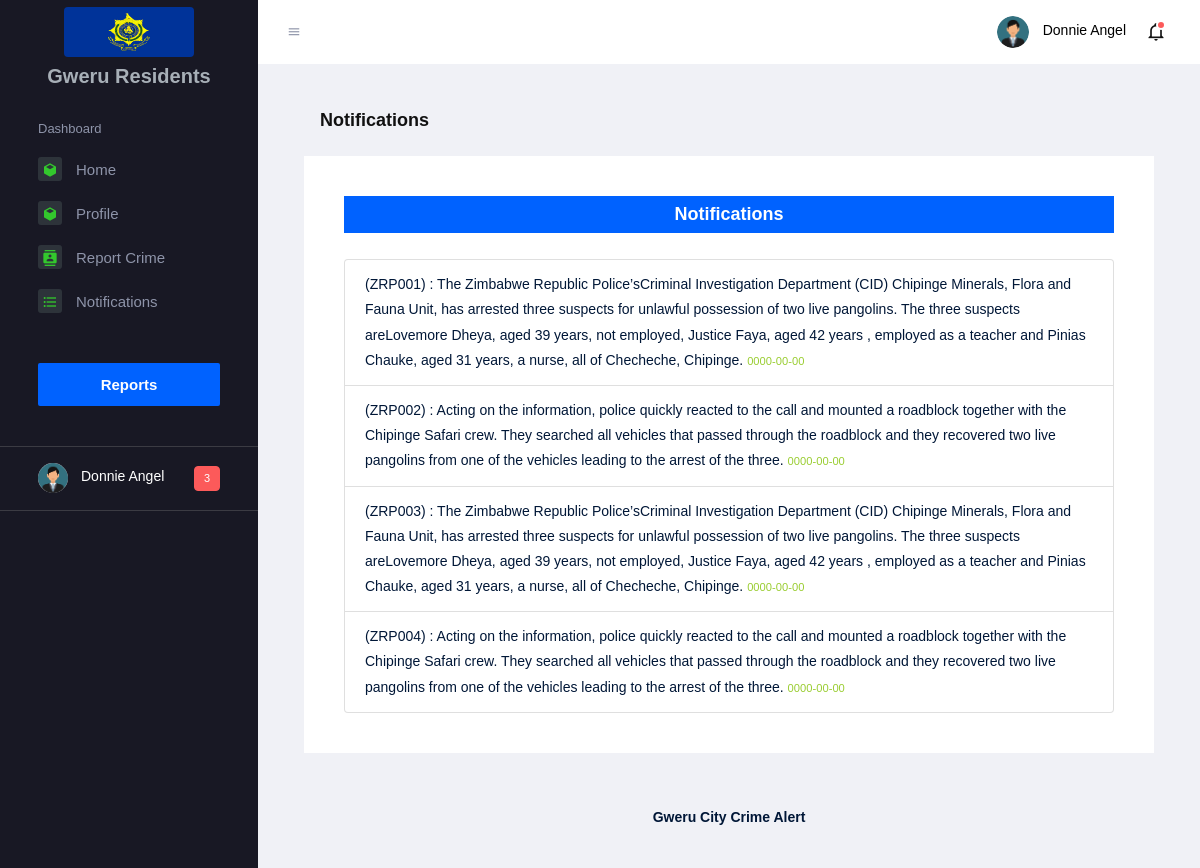
Screenshot of /residents/notifications.php (signed in) with the database file from the repository.
### tables this page shows
CREATE TABLE `residents` (
  `res_id` int(11) NOT NULL,
  `names` varchar(255) NOT NULL,
  `email` varchar(255) NOT NULL,
  `gender` varchar(255) NOT NULL,
  `address` varchar(255) NOT NULL,
  `location` varchar(255) NOT NULL,
  `password` varchar(255) NOT NULL,
  `date` date NOT NULL
);

CREATE TABLE `notices` (
  `noti_id` int(11) NOT NULL,
  `notice` text NOT NULL,
  `date` date NOT NULL DEFAULT current_timestamp()
);

### residents/notifications.php (the view, shortened to what this page needs)
<?php include ("../includes/header.php");
include ("nav.php");
?>
<div class="container-fluid page-body-wrapper">
    <?php include "sidebar.php"?>
    <div class="main-panel">
        <div class="content-wrapper">
            <div class="page-header">
                <h3 class="page-title"> Notifications </h3>
            </div>
            <div class="row">
                <div class="col-lg-12 grid-margin stretch-card">
                    <div class="card">
                        <div class="card-body">
                            <h4 class="card-title bg-primary text-white text-center p-2">Notifications</h4>
                            <ol class="list-group text text-dark list-group-numbered">
                                <?php
                                $sql = "SELECT * FROM notices";
                                $result = $conn->query($sql);
                                if ($result->num_rows > 0) {
                                    while($row = $result->fetch_assoc()) {
                                        $noti_id = $row["noti_id"];
                                        $notice = $row["notice"];
                                        $date = $row["date"];
                                        echo "<li class='list-group-item'>(ZRP00$noti_id) : $notice
                                                <small style='color: yellowgreen'>$date</small></li>";
                                    }
                                }
                                ?>
                            </ol>
                        </div>
                    </div>
                </div>
            </div>
        </div>
        <footer class="footer">
            <div class="footer-inner-wraper">
                <p class="text-center text-dark font-weight-bold">Gweru City Crime Alert</p>
            </div>
        </footer>
    </div>
</div>
</div>
</body>
</html>

### includes/header.php (shortened to what this page needs)
<!DOCTYPE html>
<html lang="en">
<head>
    <link rel="stylesheet" href="https://cdnjs.cloudflare.com/ajax/libs/MaterialDesign-Webfont/6.9.96/css/materialdesignicons.min.css" />
    <link rel="stylesheet" href="https://maxcdn.bootstrapcdn.com/font-awesome/4.4.0/css/font-awesome.min.css">
    <link rel="stylesheet" href="../assets/css/style.css">
</head>
<body>

### residents/nav.php (shortened to what this page needs)
<?php
$sql = "SELECT * FROM residents WHERE res_id = '{$_SESSION['res_id']}'";
$result = $conn->query($sql);
if ($result->num_rows > 0) {
    $row = $result->fetch_assoc();
    $names = $row["names"];
}
?>
<div class="container-scroller">
    <nav class="navbar default-layout-navbar col-lg-12 col-12 p-0 fixed-top d-flex flex-row">
        <div class="text-center navbar-brand-wrapper d-flex align-items-center justify-content-center">
            <img src="../img/zrp.jpg" width="130" height="50" class="rounded" alt="">
        </div>
        <div class="navbar-menu-wrapper d-flex align-items-stretch">
            <button class="navbar-toggler navbar-toggler align-self-center" type="button" data-toggle="minimize">
                <span class="mdi mdi-menu"></span>
            </button>
            <ul class="navbar-nav navbar-nav-right">
                <li class="nav-item nav-profile ">
                    <a class="nav-link" id="profileDropdown" href="#" data-toggle="dropdown" aria-expanded="false">
                        <div class="nav-profile-img">
                            <img src='../img/user.png' width="30" height="30" class="rounded-circle" alt='image'>
                        </div>
                        <div class="nav-profile-text">
                            <p class="mb-1 text-black"><?php echo $names; ?></p>
                        </div>
                    </a>
                </li>
                <li class="nav-item dropdown">
                    <a class="nav-link count-indicator dropdown-toggle" id="notificationDropdown" href="#" data-toggle="dropdown">
                        <i class="mdi mdi-bell-outline"></i>
                        <span class="count-symbol bg-danger"></span>
                    </a>
                </li>
            </ul>
        </div>
    </nav>

### residents/sidebar.php (shortened to what this page needs)
<nav class="sidebar sidebar-offcanvas" id="sidebar">
    <h3 class="text-center">Gweru Residents</h3>
    <ul class="nav">
        <li class="nav-item nav-category">Dashboard</li>
        <li class="nav-item">
            <a class="nav-link" href="index.php">
                <span class="icon-bg"><i class="mdi mdi-cube menu-icon"></i></span>
                <span class="menu-title">Home</span>
            </a>
        </li>
        <li class="nav-item">
            <a class="nav-link" href="profile.php">
                <span class="icon-bg"><i class="mdi mdi-cube menu-icon"></i></span>
                <span class="menu-title">Profile</span>
            </a>
        </li>
        <li class="nav-item">
            <a class="nav-link" href="crime_report.php">
                <span class="icon-bg"><i class="mdi mdi-contacts menu-icon"></i></span>
                <span class="menu-title">Report Crime</span>
            </a>
        </li>
        <li class="nav-item">
            <a class="nav-link" href="notifications.php">
                <span class="icon-bg"><i class="mdi mdi-format-list-bulleted menu-icon"></i></span>
                <span class="menu-title">Notifications</span>
            </a>
        </li>
        <li class="nav-item documentation-link">
            <a class="nav-link" href="report.php" >
                <span class="menu-title">Reports</span>
            </a>
        </li>
        <li class="nav-item sidebar-user-actions">
            <div class="user-details">
                <div class="d-flex justify-content-between align-items-center">
                    <div>
                        <div class="d-flex align-items-center">
                            <div class="sidebar-profile-img">
                                 <img src='../img/user.png' width="30" height="30" class="rounded-circle" alt='image'>
                            </div>
                            <div class="sidebar-profile-text">
                                <p class="mb-1"><?php echo $names; ?></p>
                            </div>
                        </div>
                    </div>
                    <div class="badge badge-danger">3</div>
                </div>
            </div>
        </li>
    </ul>
</nav>

### rows the page displays
residents: names "Donnie Angel"
notices: noti_id "1", notice "The Zimbabwe Republic Police’sCriminal Investigation Department (CID) Chipinge Minerals, Flora and Fauna Unit, has arrested three suspects for unlawful possession of two live pangolins. The three suspects areLovemore Dheya, aged 39 years, not employed, Justice Faya, aged 42 years , employed as a teacher and Pinias Chauke, aged 31 years, a nurse, all of Checheche, Chipinge.", date "0000-00-00"
notices: noti_id "2", notice "Acting on the information, police quickly reacted to the call and mounted a roadblock together with the Chipinge Safari crew. They searched all vehicles that passed through the roadblock and they recovered two live pangolins from one of the vehicles leading to the arrest of the three.", date "0000-00-00"
notices: noti_id "3", notice "The Zimbabwe Republic Police’sCriminal Investigation Department (CID) Chipinge Minerals, Flora and Fauna Unit, has arrested three suspects for unlawful possession of two live pangolins. The three suspects areLovemore Dheya, aged 39 years, not employed, Justice Faya, aged 42 years , employed as a teacher and Pinias Chauke, aged 31 years, a nurse, all of Checheche, Chipinge.", date "0000-00-00"
notices: noti_id "4", notice "Acting on the information, police quickly reacted to the call and mounted a roadblock together with the Chipinge Safari crew. They searched all vehicles that passed through the roadblock and they recovered two live pangolins from one of the vehicles leading to the arrest of the three.", date "0000-00-00"
